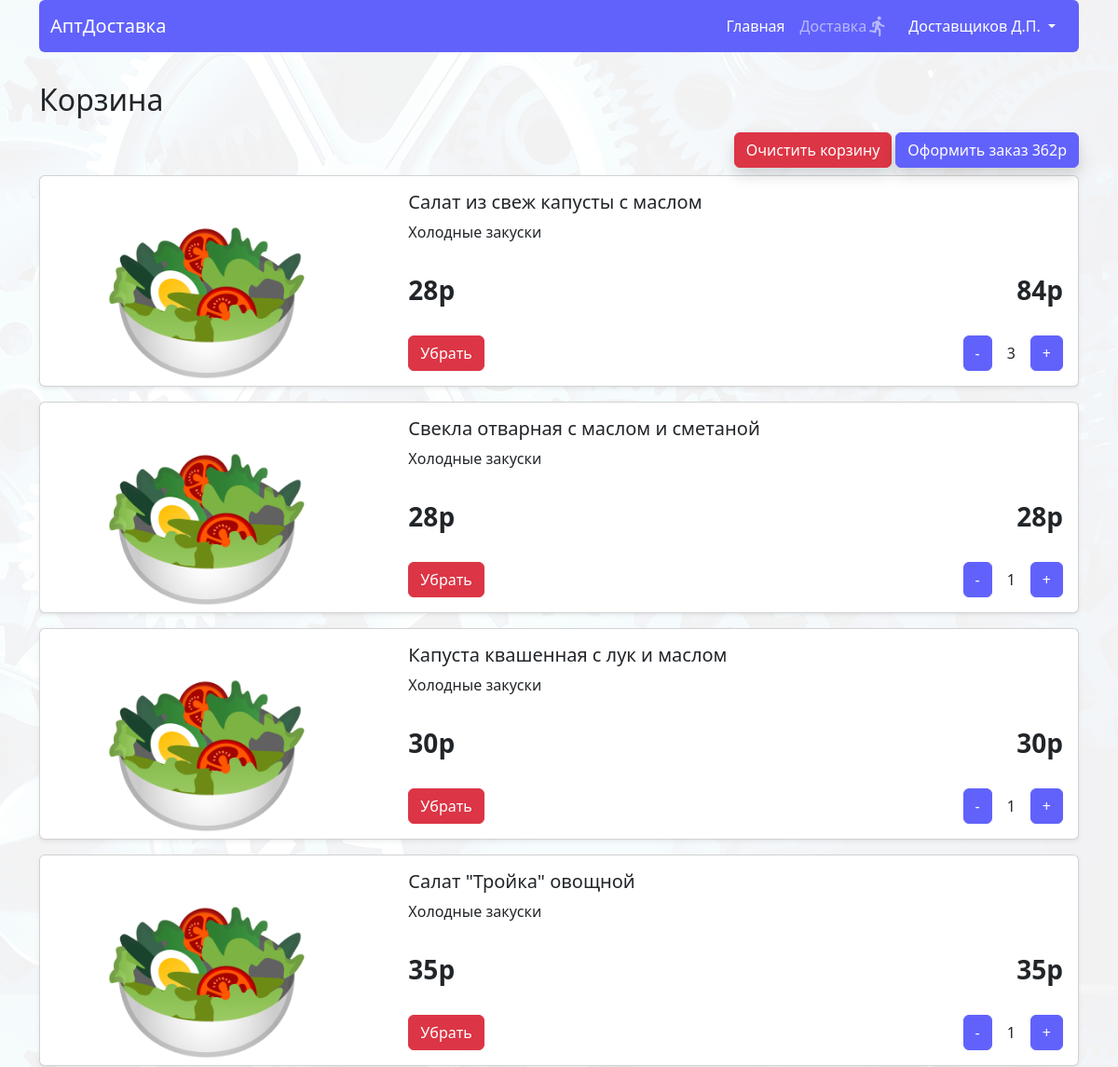
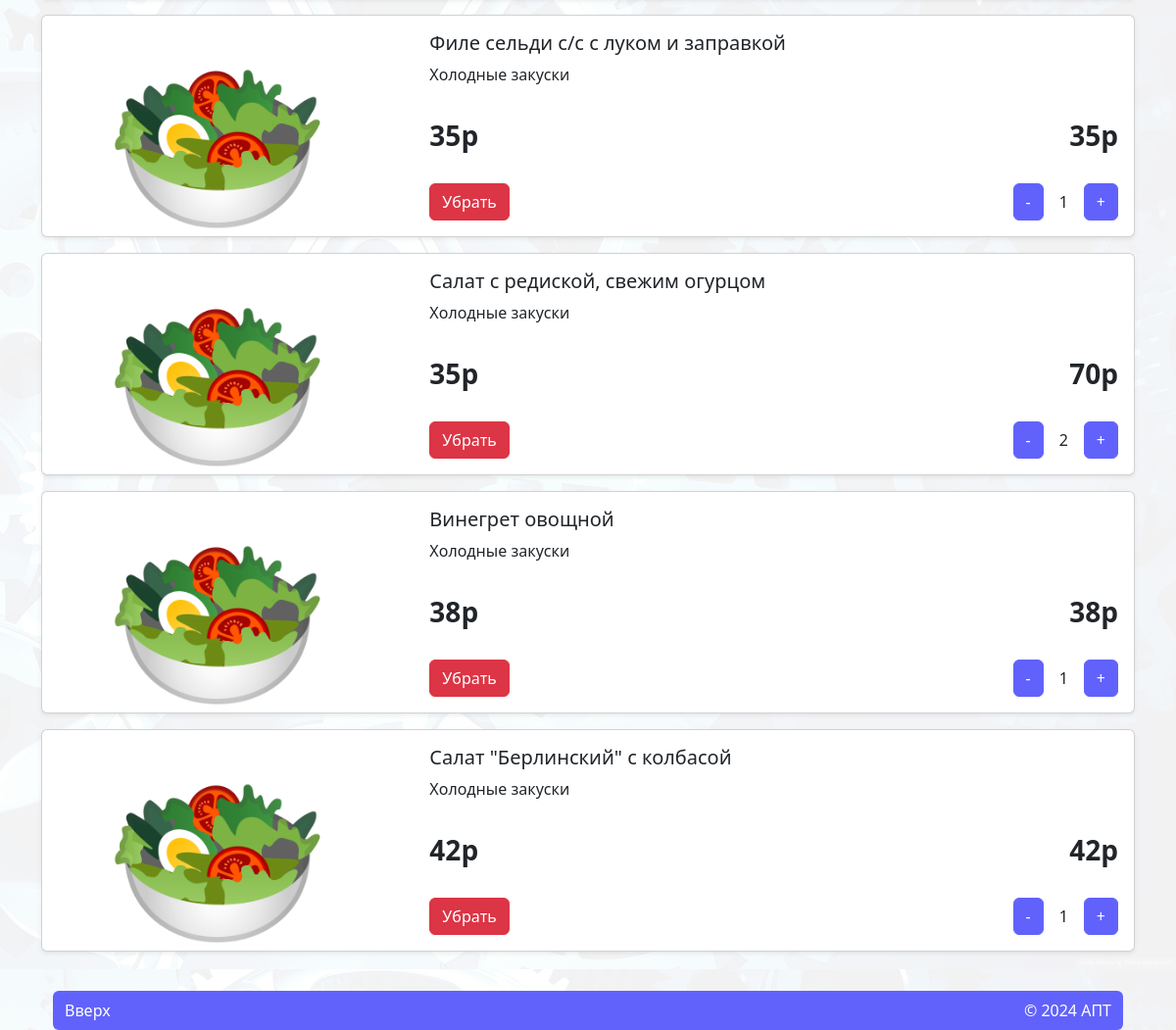
The page /cart/ (signed in) on the database its author committed (2 pictures, top to bottom).
### log_reg/models.py (models this page shows, shortened)
class User(AbstractUser):
    username = models.CharField('Логин', max_length=150, unique=True,
                                help_text="Обязательное поле. Только латиница, цифры и тире.",
                                validators=[LoginValidator()],
                                error_messages={"unique": _("Пользователь с таким именем уже существует"), })
    first_name = models.CharField(_("first name"), max_length=150, validators=[NameValidator()])
    last_name = models.CharField(_("last name"), max_length=150, validators=[NameValidator()])
    patronymic = models.CharField('Отчество', max_length=150, blank=True, validators=[NameValidator()])

### cart/models.py (models this page shows, shortened)
class Cart(models.Model):
    user = models.ForeignKey(User, default=None, on_delete=models.CASCADE, verbose_name="Пользователь")
    meal = models.ForeignKey(Meal, default=None, on_delete=models.CASCADE, verbose_name="Блюдо")
    quantity = models.IntegerField(default=None, verbose_name="Количество")
    class Meta:
        verbose_name = 'Корзина'
        verbose_name_plural = 'Корзины'
    @property
    def total_amount(self):
        return self.meal.price * self.quantity

### home/models.py (models this page shows, shortened)
class Meal(models.Model):
    name = models.CharField(max_length=150, verbose_name="Название")
    price = models.IntegerField(verbose_name="Цена")
    out = models.CharField(max_length=10, verbose_name="Выход")
    image = models.ImageField(upload_to='images', verbose_name="Изображение")
    category = models.ForeignKey(Category, default=None, on_delete=models.CASCADE,
                                 verbose_name="Категория", related_name='meals')
    quantity = models.IntegerField(default=3, verbose_name="Количество")
    class Meta:
        verbose_name = 'Блюдо'
        verbose_name_plural = 'Блюда'

class Category(models.Model):
    name = models.CharField(max_length=20, verbose_name="Название")
    class Meta:
        verbose_name = 'Категория'
        verbose_name_plural = 'Категории'

### cart/views.py (the view)
# urls.py: path('cart/', views.cart, name="cart"),
@login_required
def cart(request):
    context = get_cart_data(request.user)
    cabs = Cabinet.objects.all()
    sorted_cabs = sorted(cabs, key=sort_cabs)
    context['cabs'] = sorted_cabs
    context['carts'] = Cart.objects.filter(user=request.user)
    if request.method == 'POST':
        form = make_order(request)
        if isinstance(form, HttpResponseRedirect):
            return form
        else:
            context['form'] = form
    else:
        form = make_order(request)
        context['form'] = form
    return render(request, 'cart/index.html', context)

### cart/views.py (called while the page is built)
@login_required
def make_order(request):
    if request.method == 'POST':
        cab = request.POST["cab"]
        form = CreateOrderForm(user=request.user, data=request.POST)
        meals = Cart.objects.all().filter(user=request.user)
        if form.is_valid() and meals:
            order = Order(user=request.user)
            order.cab = Cabinet.objects.get(pk=cab)
            order.order_date = request.POST['order_date']
            order.save()
            for p in meals:
                op = OrderMeal(order=order, meal=p.meal, amount=p.quantity)
                op.save()
                p.delete()
            return redirect(reverse('cart'))
    else:
        form = CreateOrderForm(user=request.user)
    return form

def get_cart_data(user):
    total = sum(item.meal.price * item.quantity for item in Cart.objects.filter(user=user))
    amount = Cart.objects.filter(user=user).aggregate(Sum('quantity'))['quantity__sum'] or 0
    cart_count = Cart.objects.filter(user=user).count()
    return {
        'total_price': total,
        'amount': amount,
        'cart_count': cart_count
    }

def sort_cabs(cabinet):
    if re.match(r'^\d', cabinet.num):
        return (1, cabinet.num)  # Сначала сортировка по 1 (цифровые), затем по номеру
    else:
        return (0, cabinet.num)  # Сначала сортировка по 0 (нецифровые), затем по номеру

### cart/templates/cart/index.html (shortened to what this page needs)
{% extends 'home/base.html' %}
{% load static %}
{% block body %}
<div id="head" class="d-flex justify-content-between flex-wrap align-items-center py-2">
    <h2 class=" ps-0  px-3 ">Корзина</h2>
</div>
{% if carts %}
<div id="cart_buttons" class="d-flex gap-1 sticky-top justify-content-end pb-2 z-1" style="top:80px">
    <button class="cart_empty btn btn-danger shadow">Очистить корзину</button>
    <button class="create_order btn btn-primary shadow" data-bs-toggle="modal" data-bs-target="#CreateOrderModal">
        Оформить заказ <span id="total_price">{{total_price}}</span>р
    </button>
</div>
{% endif %}
{% include 'cart/elements/cart_items.html' %}
{% endblock %}

### home/templates/home/elements/header.html (shortened to what this page needs)
<header class="sticky-top z-3  ">
    <nav class="navbar navbar-expand-lg bg-primary rounded" data-bs-theme="dark">
        <div class="container-fluid">
            <a class="navbar-brand" href="/">АптДоставка</a>
            <div class="collapse navbar-collapse justify-content-end" id="navbarText">
                <ul class="navbar-nav mb-2 mb-lg-0">
                    <li class="nav-item ">
                        <a class="nav-link text-white d-flex align-items-center justify-content-center"
                           aria-current="page" href="{% url 'home' %}">Главная</a>
                    </li>
                    {% if request.user.is_authenticated %}
                    {% if request.user.groups.all.0.name == "deliver" %}
                    <li class="nav-item">
                        <a class="nav-link d-flex align-items-center justify-content-center"
                           href="{% url 'deliver'%}">Доставка
                        <span class="material-icons">directions_run</span>
                        </a>
                    </li>
                    {% endif %}
                    {% endif %}
                </ul>
            </div>
            <div class="form-inline order-lg-3">
                <ul class="navbar-nav d-flex flex-row align-items-center justify-content-center">
                    {% if request.user.is_authenticated %}
                    <li class="nav-item dropdown">
                        <button class="btn btn-primary dropdown-toggle" data-bs-toggle="dropdown" aria-expanded="false">
                            {{user.last_name}}
                            {{user.first_name|slice:"1"}}.{%if user.patronymic %}{{user.patronymic|slice:"1"}}.{% endif %}
                        </button>
                    </li>
                    {% endif %}
                </ul>
            </div>
        </div>
    </nav>
</header>

### cart/templates/cart/elements/cart_items.html (shortened to what this page needs)
{% for cart in carts %}
<div class="card shadow-sm h-100  d-flex mb-3" data-id="{{cart.meal.id}}">
    <div class="row">
        <div class="col-md-4"><img src="{{cart.meal.image.url}}" class="card-img-top object-fit-contain " height="225"
                                   alt="катринка с блюдом">
        </div>
        <div class="col-md-8 d-flex">
            <div class="card-body d-flex flex-column justify-content-between h-100">
                <div>
                    <h5 class="card-title name_meal">{{cart.meal.name}}</h5>
                    <p class="card-text name_cat">{{cart.meal.category.name}}</p>
                </div>
                <div class=" fs-3 fw-semibold d-flex justify-content-between">
                    <div><span class="price_meal">{{cart.meal.price}}</span>р</div>
                    <div><span class="total_amount">{{cart.total_amount}}</span>р</div>
                </div>
                <div class="d-flex justify-content-between align-items-center flex-wrap">
                    <div class="card-button d-flex justify-content-center align-items-center gap-3 w-100">
                        <button class="cart_remove btn btn-danger  me-auto" data-id="{{ cart.meal.id }}">
                            Убрать
                        </button>
                        <button class="btn btn-primary sub-from-cart-button" data-id="{{ cart.meal.id }}">-</button>
                        <span>{{cart.quantity}}</span>
                        <button class="add-to-cart-button btn btn-primary cart_add"
                                data-id="{{ cart.meal.id }}">+
                        </button>
                    </div>
                </div>
            </div>
        </div>
    </div>
</div>
{% endfor %}

### home/static/home/css/style.css (style rules this page uses)
body { background-image: url('../images/fon/fon.png'); background-size: 100%; background-attachment: fixed; }

### rows shown on the page
User: last_name "Доставщиков", first_name "Д", patronymic "П"
Cart: meal.image (picture), meal.name "Салат из свеж капусты с маслом", meal.category.name "Холодные закуски", meal.price "28", total_amount "84", quantity "3"
Cart: meal.image (picture), meal.name "Свекла отварная с маслом и сметаной", meal.category.name "Холодные закуски", meal.price "28", total_amount "28", quantity "1"
Cart: meal.image (picture), meal.name "Капуста квашенная с лук и маслом", meal.category.name "Холодные закуски", meal.price "30", total_amount "30", quantity "1"
Cart: meal.image (picture), meal.name "Салат \"Тройка\" овощной", meal.category.name "Холодные закуски", meal.price "35", total_amount "35", quantity "1"
Cart: meal.image (picture), meal.name "Филе сельди с/с с луком и заправкой", meal.category.name "Холодные закуски", meal.price "35", total_amount "35", quantity "1"
Cart: meal.image (picture), meal.name "Салат с редиской, свежим огурцом", meal.category.name "Холодные закуски", meal.price "35", total_amount "70", quantity "2"
Cart: meal.image (picture), meal.name "Винегрет овощной", meal.category.name "Холодные закуски", meal.price "38", total_amount "38", quantity "1"
Cart: meal.image (picture), meal.name "Салат \"Берлинский\" с колбасой", meal.category.name "Холодные закуски", meal.price "42", total_amount "42", quantity "1"

### other values the page prints
{{ total_price }} "362"
